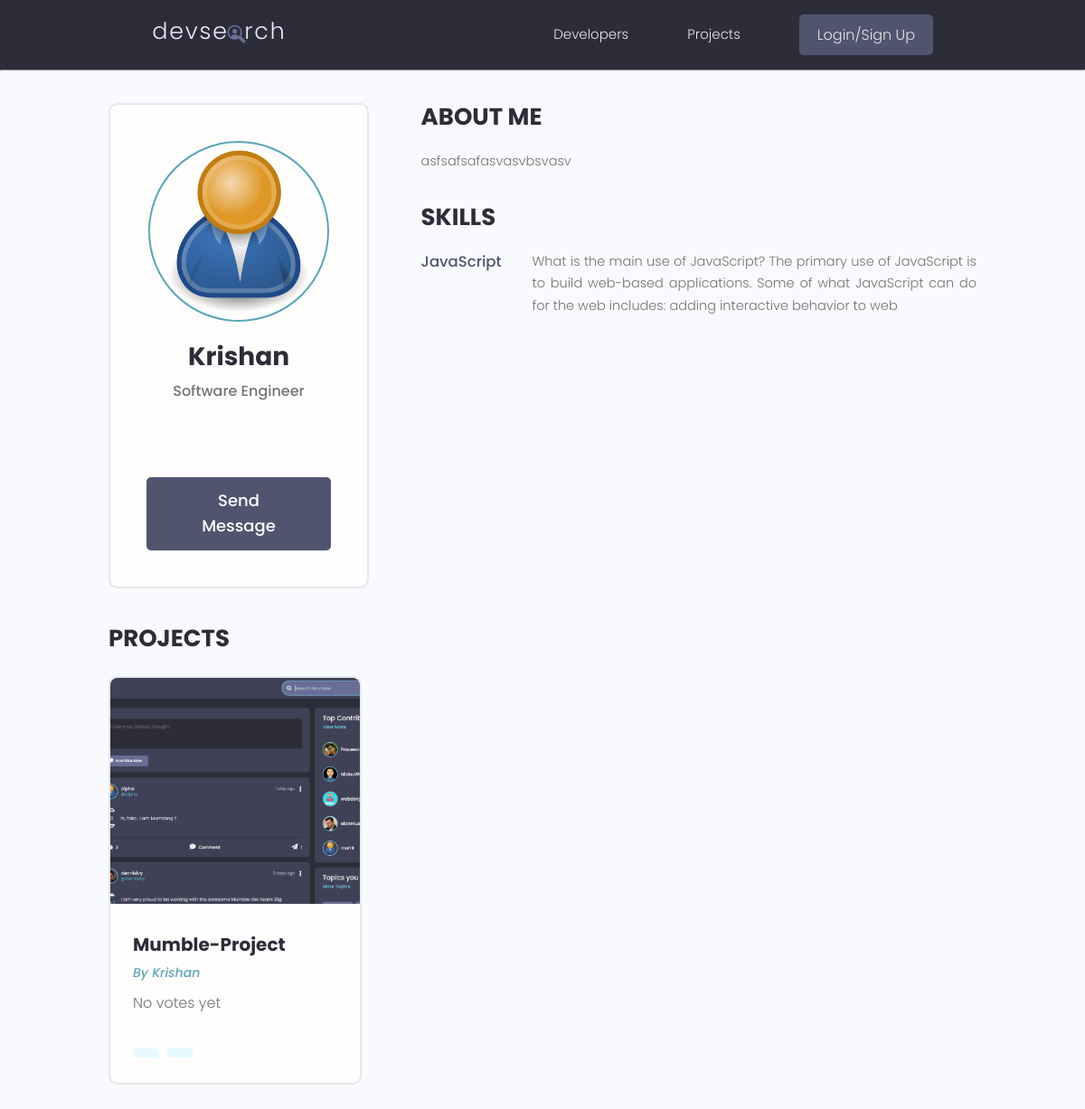
The app's page /user_profile/6d264138-abb4-4d2c-b079-248d0377de09/ with its own data.
### users/models.py (models this page shows, shortened)
class Profile(models.Model):
    user = models.OneToOneField(User, null = True, blank = True, on_delete=models.CASCADE)
    name = models.CharField(max_length=200)
    username = models.CharField(max_length = 200, null = True, blank = True)
    location = models.CharField(max_length = 200, null = True, blank = True)
    short_intro = models.CharField(max_length = 500, null = True, blank = True)
    bio = models.TextField(null = True, blank = True)
    profile_image = models.ImageField(null = True, blank = True,
                                      default="profiles/user-default.png", upload_to="profiles/")
    github_link = models.CharField(max_length = 500, null = True, blank = True)
    linkedin_link = models.CharField(max_length = 500, null = True, blank = True)
    website_link = models.CharField(max_length = 500, null = True, blank = True)
    twitter_link = models.CharField(max_length = 500,null = True, blank = True)
    created = models.DateTimeField(auto_now_add  = True)
    id = models.UUIDField(default = uuid.uuid4, unique = True, editable = False, primary_key = True)
    class Meta:
        ordering = ['created']

class skill(models.Model):
    owner = models.ForeignKey(Profile, on_delete=models.CASCADE, null = True, blank =  True)
    name = models.CharField(max_length=200, null = True, blank=True)
    description = models.TextField(max_length = 300, null= True, blank = True)
    created = models.DateTimeField(auto_now_add  = True)
    id = models.UUIDField(default = uuid.uuid4, unique = True, editable = False, primary_key = True)

### projects/models.py (models this page shows, shortened)
class Project(models.Model):
    owner = models.ForeignKey(Profile, null = True, blank = True, on_delete=models.SET_NULL)
    Title = models.CharField(max_length = 200)
    Description = models.TextField(max_length = 2000, null = True, blank = True)
    demo_link = models.CharField(max_length = 2000, null = True, blank = True)
    source_link = models.CharField(max_length = 2000, null = True, blank = True)
    featured_images = models.ImageField(blank=True, null=True, default='default.jpg')
    tags = models.ManyToManyField("Tag")
    vote_ratio = models.IntegerField(default = 0, null = True, blank = True)
    vote_count = models.IntegerField(default = 0, blank = True, null = True)
    created = models.DateTimeField(auto_now_add  = True)
    id = models.UUIDField(default = uuid.uuid4, unique = True, editable = False,primary_key = True)
    class Meta:
        ordering = ['-created']

class Tag(models.Model):
    tag_name = models.TextField(max_length = 200)
    created = models.DateTimeField(auto_now_add  = True)
    id = models.UUIDField(default = uuid.uuid4, unique = True, editable = False,primary_key = True)

### users/views.py (the view)
# urls.py: path("user_profile/<str:pk>/", views.user_profile, name = "user_profile"),
def user_profile(request, pk):
    user = Profile.objects.get(id = pk)
    topSkills = user.skill_set.exclude(description__exact = "") #type: ignore
    otherSkills = user.skill_set.filter(description__exact = "") #type: ignore
    context = {"user" : user,
               "topSkills" : topSkills,
               "otherSkills" : otherSkills}
    return render(request, "users/user-profile.html", context)

### users/templates/users/user-profile.html (shortened to what this page needs)
{% extends 'main.html' %}
{% block content %}
<main class="profile my-md">
    <div class="container">
      <div class="layout">
        <div class="column column--1of3">
          <div class="card text-center">
            <div class="card__body dev">
              <img class="avatar avatar--xl" src="{{user.profile_image.url}}" />
              <h2 class="dev__name">{{user.name}}</h2>
              <p class="dev__title">{{user.short_intro}}</p>
              <ul class="dev__social">
              </ul>
              <a href="#" class="btn btn--sub btn--lg">Send Message </a>
            </div>
          </div>
        </div>
        <div class="column column--2of3">
          <div class="devInfo">
            <h3 class="devInfo__title">About Me</h3>
            <p class="devInfo__about">
              {{user.bio}}
          </div>
          <div class="devInfo">
            <h3 class="devInfo__title">Skills</h3>
            <div class="devInfo__skills">
              {% for skill in topSkills|slice:"4" %}
              <div class="devSkill">
                <h4 class="devSkill__title">{{skill.name}}</h4>
                <p class="devSkill__info">
                  {{skill.description}}
                </p>
              </div>
              {% endfor %}
              </div>
            </div>
          </div>
          <div class="devInfo">
            <h3 class="devInfo__title">Projects</h3>
            <div class="grid grid--two">
              {% for project in user.project_set.all %}
              <div class="column">
                <div class="card project">
                  <a href="{% url 'project' project.id %}" class="project">
                    <img class="project__thumbnail" src="{{project.featured_images.url}}" alt="project thumbnail" />
                    <div class="card__body">
                      <h3 class="project__title">{{project.Title}}</h3>
                      <p><a class="project__author" href="{% url 'user_profile' user.id%}">By {{project.owner.name}}</a></p>
                      <p class="project--rating">
                        {% if project.vote_count == 0 %}
                         No votes yet
                        {% else %}
                        <span style="font-weight: bold;">{{project.vote_ratio}}%</span>
                         Positive Feedback ({{ project.vote_count }} Vote{{ project.vote_count | pluralize }})
                        {% endif %}
                      </p>
                      <div class="project__tags">
                        {% for tag in project.tags.all %}
                        <span class="tag tag--pill tag--main">
                        </span>
                        {% endfor %}
                      </div>
                    </div>
                  </a>
                </div>
              </div>
              {% endfor %}
            </div>
          </div>
        </div>
      </div>
  </main>
{% endblock content %}

### static/styles/app.css (style rules this page uses)
:root { --color-sub: #2d2d39; }
.btn--sub { background-color: var(--color-sub-light); }
.card { border: 2px solid var(--color-light); }
img { width: 100%; }
.profile .card > .dev { padding: 4rem; }
.dev__name { color: var(--color-sub); font-size: 2.8rem; font-weight: 700; margin-top: 1rem; margin-bottom: 0.5rem; }
.dev__title { font-size: 1.6rem; font-weight: 500; line-height: 1.3; }
.dev__social { margin: 3rem 0; list-style: none; display: flex; justify-content: center; gap: 1.5rem; }
.devInfo { margin-bottom: 3rem; }
.devInfo__title, .devInfo__subtitle { font-size: 2.6rem; color: var(--color-sub); text-transform: uppercase; font-weight: 700; margin-bottom: 1.5rem; }
.devInfo__about, .devSkill__info { font-size: 1.45rem; line-height: 1.7; text-align: justify; }
.devSkill { margin-bottom: 3rem; }
.devSkill__title { font-size: 1.65rem; font-weight: 500; color: var(--color-sub-light); }
@media screen and (min-width: 700px) { .devSkill { display: flex; justify-content: space-between; gap: 3rem; } }
@media screen and (min-width: 700px) { .devSkill__info { flex-basis: 80%; } }
.project__author { font-size: 1.4rem; font-style: italic; }
.project--rating { margin-bottom: 1.6em; margin-top: .5em; }
.project__thumbnail { height: 25rem; object-fit: cover; object-position: top center; }
.project__title { font-size: 2rem; font-weight: 700; color: var(--color-sub); }

### static/uikit/styles/modules/_variables.css (style rules this page uses)
:root { --color-main: #5aa5b9; --color-main-light: #e6faff; --color-sub: #3f4156; --color-sub-light: #51546e; --color-sub-lighter: #ededfd; --color-text: #737373; --color-gray: #8b8b8b; --color-light: #e5e7eb; --color-light-gray: #767676; --color-bg: #f8fafd; --color-white: #fffefd; --color-white-light: #f3f3f3; --color-success: #359e64; --color-success-bg: #def8e8; --color-error: #fc4b0b; --color-error-bg: #fff2ee; --font-base: 'Poppins', arial, helvetica, 'Segoe UI', roboto, ubuntu, sans-serif; --font-monospace: 'Fira Code', 'Courier New', courier, monospace; --font-regular: 300; --font-medium: 500; --font-bold: 700; --generic-shadow: 1px 1px 5px #00000010; --generic-transition: all 0.3s ease-in-out; }

### static/uikit/styles/modules/_base.css (style rules this page uses)
* { margin: 0; padding: 0; box-sizing: border-box; text-rendering: optimizeLegibility; color: inherit; font-size: inherit; }
html { font-size: 50%; }
@media only screen and (min-width: 480px) { html { font-size: 56.25%; } }
@media only screen and (min-width: 1200px) { html { font-size: 62.5%; } }
body { line-height: 1.6; font-weight: 400; font-size: 1.5rem; color: var(--color-text); background-color: var(--color-bg); min-height: 100vh; }

### static/uikit/styles/modules/_typography.css (style rules this page uses)
* { font-family: var(--font-base); }
h2 { font-size: 3.6rem; font-weight: var(--font-bold); }
h3 { font-size: 3.2rem; font-weight: var(--font-medium); }
h4 { font-size: 2.8rem; font-weight: var(--font-medium); }
p, span, strong { font-size: 1.6rem; color: var(--color-text); font-weight: var(--font-regular); }
a { padding-bottom: 2px; text-decoration: none; display: inline-block; color: var(--color-main); font-weight: var(--font-medium); }

### static/uikit/styles/modules/_utilities.css (style rules this page uses)
.container { width: 92%; max-width: 165rem; margin: 0 auto; box-sizing: border-box; }
@media screen and (min-width: 1000px) { .container { width: 90%; } }
@media screen and (min-width: 1200px) { .container { width: 80%; } }
.text-center { text-align: center; }
.my-md { margin: 3rem auto; }

### static/uikit/styles/modules/_avatar.css (style rules this page uses)
.avatar { border-radius: 50%; border: 2px solid var(--color-main); object-fit: cover; }
.avatar--xl { height: 20rem; width: 20rem; }

### static/uikit/styles/modules/_button.css (style rules this page uses)
.btn { display: inline-block; position: relative; cursor: pointer; background-color: var(--color-light); font-weight: var(--font-medium); color: var(--color-sub); text-decoration: none; padding: 1rem 2rem; border-radius: 0.5rem; border: none; width: -webkit-fit-content; width: -moz-fit-content; width: fit-content; height: -webkit-fit-content; height: -moz-fit-content; height: fit-content; font-size: 1.6rem; outline-width: 0; outline-color: transparent; -webkit-backface-visibility: hidden; backface-visibility: hidden; transition: all 0.3s ease-in-out; }
.btn--sub { background-color: var(--color-sub); color: var(--color-white); }
.btn--lg { font-size: 1.8rem; padding: 1.2rem 4.5rem; }

### static/uikit/styles/modules/_card.css (style rules this page uses)
.card { border-radius: 1rem; background-color: var(--color-white); border: 1.5px solid var(--color-light); width: auto; height: auto; margin-top: 0.5rem; margin-bottom: 0.5rem; overflow: hidden; }
.card__body, .card__header { padding: 2rem 2.5rem; }

### records on screen
Profile: profile_image (placeholder picture), name "Krishan", short_intro "Software Engineer", bio "asfsafsafasvasvbsvasv"
skill: name "JavaScript", description "What is the main use of JavaScript? The primary use of JavaScript is to build web-based applications. Some of what JavaScript can do for the web includes: adding interactive behavior to web"
Project: featured_images (picture), Title "Mumble-Project", owner.name "Krishan", vote_count "No votes yet"
